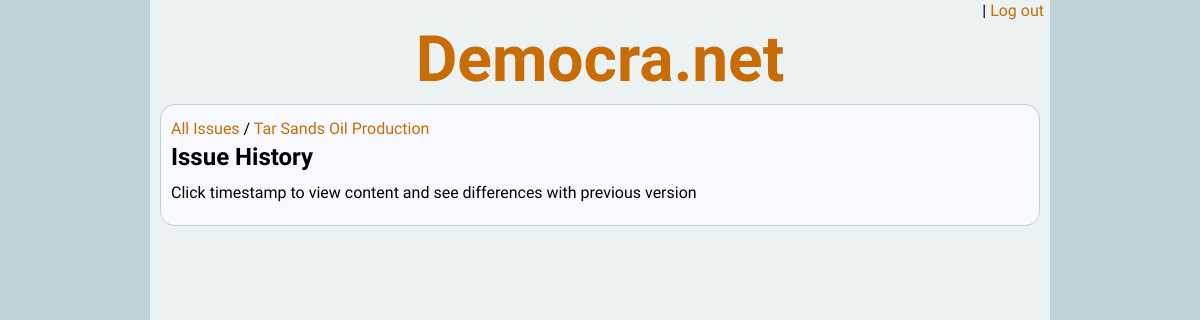
Before: /isshist.php?iid=12 (signed in) with the older database file.
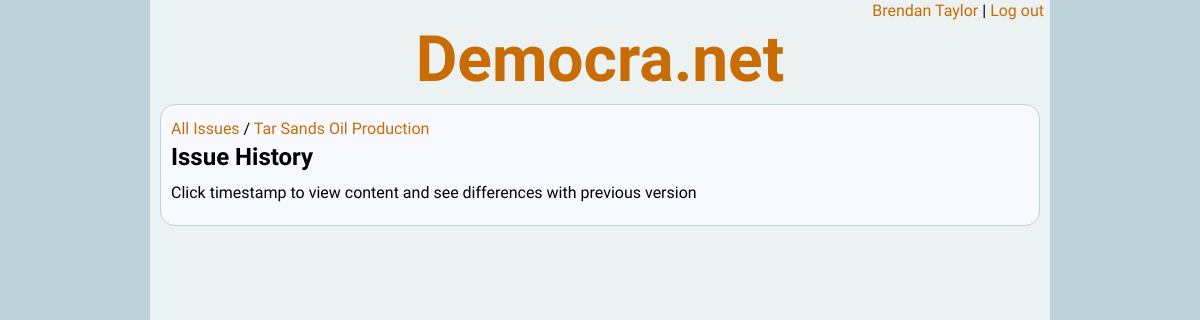
After: the same page with the newer database file.
### tables this page shows
CREATE TABLE `issues` (
  `issue_id` int(11) NOT NULL,
  `version` int(11) NOT NULL,
  `name` varchar(100) NOT NULL,
  `description` varchar(3000) NOT NULL,
  `citizen_id` int(11) DEFAULT NULL,
  `ts` datetime DEFAULT NULL,
  PRIMARY KEY (`issue_id`,`version`)
);

CREATE TABLE `citizens` (
  `citizen_id` int(11) NOT NULL AUTO_INCREMENT,
  `password` varchar(100) NOT NULL,
  `email` varchar(100) NOT NULL,
  `name` varchar(100) DEFAULT NULL,
  `birth_year` int(11) DEFAULT NULL,
  `gender` int(11) DEFAULT NULL,
  `country` int(11) DEFAULT NULL,
  `postal_code` varchar(25) DEFAULT NULL,
  PRIMARY KEY (`citizen_id`)
);

### inc/class.issue.php (called while the page is built, shortened)
<?php
require_once ("class.database.php");
class issue
{
	private $db = null;
	public $id = null;
	public function __construct($db)
	{
		$this->db = $db;
	}
	public function load($source, $version = null)
	{
		switch ($source)
		{
			case LOAD_DB:
				$this->id = $_REQUEST['iid'];
				if (isset($version)) {
					$subsql = "{$version}";
				} else {
					$subsql = "(SELECT MAX(version) FROM issues WHERE issue_id = i.issue_id)";
				}
				$sql = "SELECT * FROM issues i WHERE i.issue_id = '{$this->id}' AND i.version = {$subsql}";
				$this->db->execute_query($sql);
				$line = $this->db->fetch_line();
				$this->name = $line['name'];
				$sql = "SELECT * FROM issue_category WHERE issue_id = '{$this->id}'";
				$this->db->execute_query($sql);
				break;
		}
	}
	public function get_history()
	{
		$arr = array();
		$sql = "SELECT i.issue_id, i.version, i.ts, i.citizen_id, i.name issue_name, c.name
			FROM issues i LEFT JOIN citizens c ON i.citizen_id = c.citizen_id
			WHERE i.issue_id = '{$this->id}'
			ORDER BY i.version DESC";
		$this->db->execute_query($sql);
		while($line = $this->db->fetch_line()) {
			$arr[] = $line;
		}
		return $arr;
	}
}
?>

### inc/class.database.php (called while the page is built, shortened)
<?php
class database {
	public $conn = null;
	public $result = null;
	public function open_connection()
	{
		$this->conn = new mysqli(self::DB_HOST, self::DB_UNAME, self::DB_PWD, self::DB_NAME)
			or die("Connect Error (" . $this->conn->connect_errno . ") " . $this->conn->connect_error);
	}
	public function execute_query($sql)
	{
		$this->result = $this->conn->query($sql)
			or die("Could not execute the query: {$this->conn->error}<br />sql = {$sql}");
	}
	public function fetch_line($result = null)
	{
		if ($result)
		{
			$line = $result->fetch_assoc();
		}
		else
		{
			$line = $this->result->fetch_assoc();
		}
		return $line;
	}
}
?>

### inc/class.citizen.php (called while the page is built, shortened)
<?php
require_once ("class.database.php");
class citizen
{
	public $citizen_id = null;
	public function check_session()
	{
		if (isset($_SESSION['citizen_id']))
		{
			$this->citizen_id = $_SESSION['citizen_id'];
		}
	}
	public function load_db($db)
	{
		$this->db = $db;
		$sql = "SELECT * FROM citizens WHERE citizen_id = '{$this->citizen_id}'";
		$this->db->execute_query($sql);
		$line = $this->db->fetch_line();
		$this->name = $line['name'];
	}
}
?>

### isshist.php (the view, shortened to what this page needs)
<?php
require_once ("inc/class.database.php");
require_once ("inc/class.issue.php");
require_once ("inc/class.citizen.php");
$db = new database();
$db->open_connection();
$citizen = new citizen();
$citizen->check_session();
if ($citizen->in_session)
{
	$citizen->load_db($db);
}
else
{
	header("Location:login.php");
}
$issue = new issue($db);
$issue->load(LOAD_DB);
echo DOC_TYPE;
?>
<html>
<head>
	<link rel="stylesheet" type="text/css" href="style/democranet.css" />
	<link rel="stylesheet" type="text/css" href="style/isshist.css" />
</head>
<body>
<div id="container">
<?php include ("inc/header.login.php"); ?>
	<div class="content">
		<p>
			<a href="issbrws.php">All Issues</a> / <a href="issue.php?m=r&iid=<?php echo $issue->id; ?>"><?php echo $issue->name; ?></a><br>
			<span class="title">Issue History</p>
		<p>Click timestamp to view content and see differences with previous version</p>
	</div>
</div>
</body>
</html>

### inc/header.login.php
<div id="login">
	<p><a href="citizen.php"><?php echo $citizen->name; ?></a>&nbsp;|&nbsp;<a href="login.php?m=lo">Log out</a></p>
</div>
<div id="header">
	<h1><a href="index.php">Democra.net</a></h1>
</div>

Changed rows visible on the page:
now on this page (row edited): citizens: name "Brendan Taylor"
